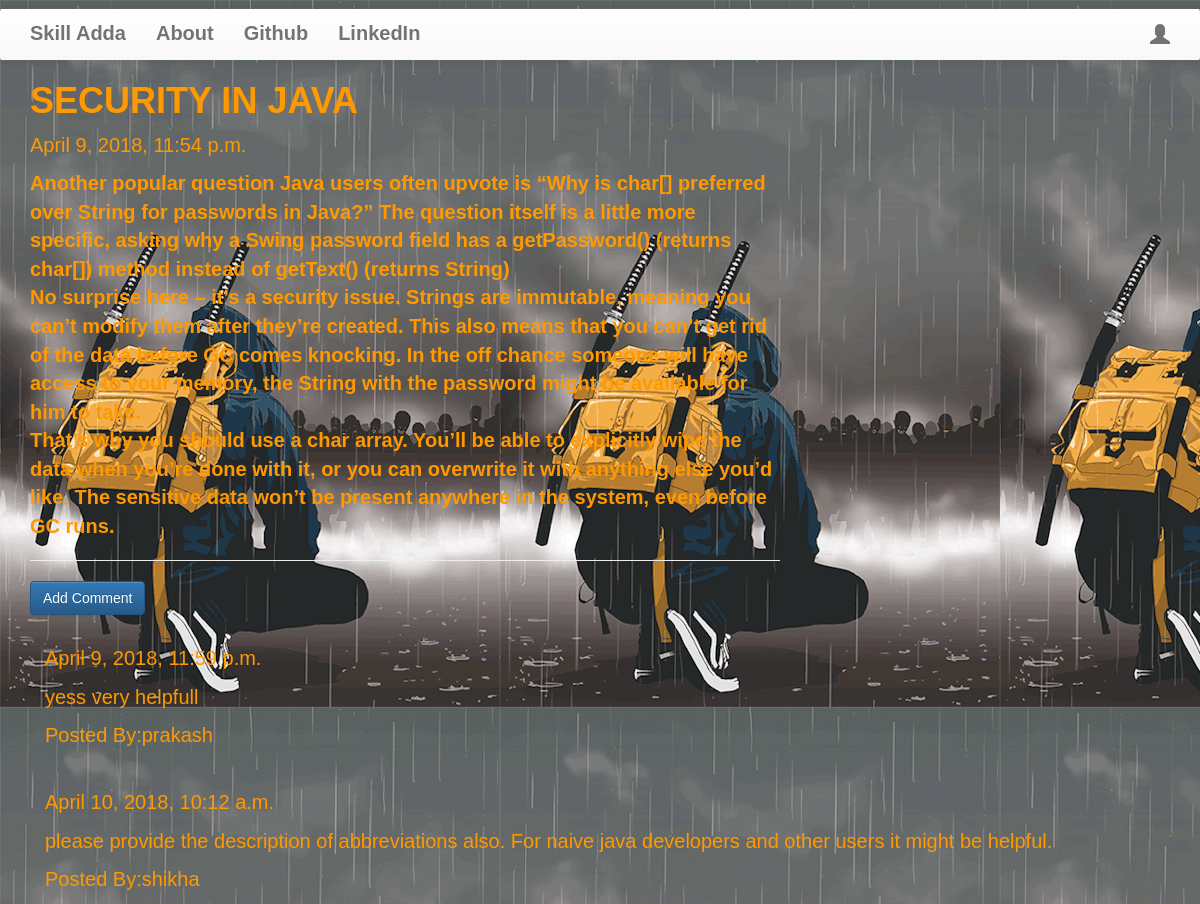
/post/11, run on the app's committed database.
### blog/models.py (models this page shows, shortened)
class Post(models.Model):
    author = models.ForeignKey('auth.User')
    title = models.CharField(max_length=200)
    text = models.TextField()
    created_date = models.DateTimeField(default=timezone.now)
    published_date = models.DateTimeField(blank=True,null=True)

class Comment(models.Model):
    post = models.ForeignKey('blog.Post',related_name='comments')
    author = models.CharField(max_length=200)
    text = models.TextField()
    created_date = models.DateTimeField(default=timezone.now)
    approved_comment = models.BooleanField(default=False)

### blog/views.py (the view)
# urls.py: url(r'post/(?P<pk>\d+)$',views.PostDetailView.as_view(),name='post_detail'),
class PostDetailView(DetailView):
    model = Post

### blog/templates/blog/post_detail.html (shortened to what this page needs)
{% extends "blog/base.html" %}
{% block content %}
  <h1 class="posttitle loader">{{post.title}}</h1>
  {% if post.published_date %}
     <div class="date postdate">
       {{ post.published_date}}
     </div>
    {% else %}
     <a class='btn btn-default' href="{% url 'post_publish' pk=post.pk %}">Publish</a>
  {% endif %}
  <p class='postcontent'>{{ post.text|safe|linebreaksbr}}</p>
  <hr>
  <a class='btn btn-primary btn-comment' href="{% url 'add_comment_to_post' pk=post.pk%}">Add Comment</a>
  <div class="container">
    {% for comment in post.comments.all %}
    <br>
      {% if user.is_authenticated or comment.approved_comment %}
        {{comment.created_date }}
        <p>{{comment.text|safe|linebreaks}}</p>
        <p>Posted By:{{comment.author }}</p>
      {% endif %}
      {% empty %}
      <p>No Comments</p>
    {% endfor %}
  </div>
{% endblock %}

### blog/static/css/try.css (style rules this page uses)
body { margin: 0; padding: 0; font-family: 'Poor Story', sans-serif; background-image: url("sm.gif"); }
a:hover, a:visited, a { text-decoration: none; }
h1, h2 { text-transform: uppercase; font-weight: bold; }
html, body, .carousel, .carousel-inner, .carousel-inner .item { height: 100%; }

### data on the page
Post: title "SECURITY IN JAVA", published_date "April 9, 2018, 11:54 p.m.", text "Another popular question Java users often upvote is “Why is char[] preferred over String for passwords in Java?” The question itself is a little more specific, asking why a Swing password field has a getPassword() (returns char[]) method instead of getText() (returns String) No surprise here – it’s a security issue. Strings are immutable, meaning you can’t modify them after they’re created. This also means that you can’t get rid of the data before GC comes knocking. In the off chance someone will have access to your memory, the String with the password might be available for him to take. That’s why you should use a char array. You’ll be able to explicitly wipe the data when you’re done with…"
Comment: created_date "April 9, 2018, 11:59 p.m.", text "yess very helpfull", author "prakash"
Comment: created_date "April 10, 2018, 10:12 a.m.", text "please provide the description of abbreviations also. For naive java developers and other users it might be helpful.", author "shikha"
